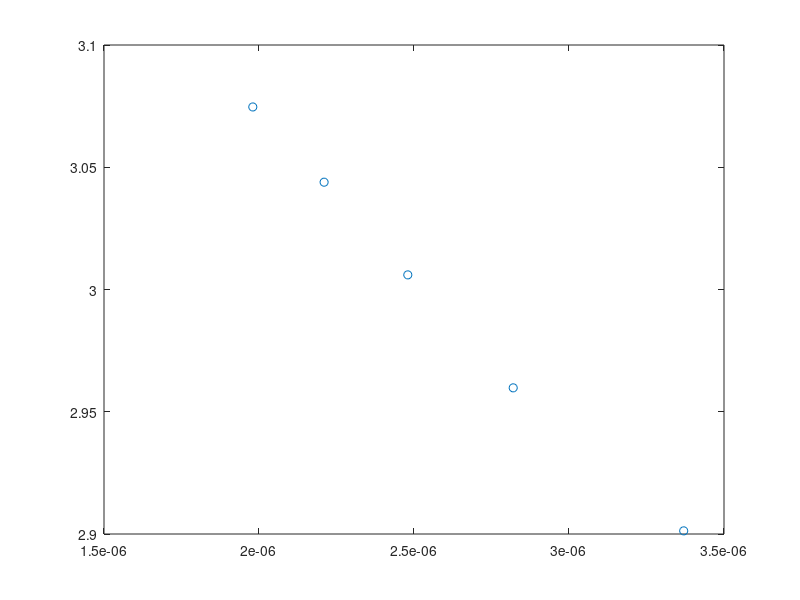

MATLAB code for this plot: (Note: this script raises an error after producing the figure.)
figure;
Lx = 16:8:40;
S = zeros(size(Lx));

D16=[8000,10000, 12000,14001,16000];
trunc_err16 = [3.37e-06,2.82e-06,2.48e-06, 2.21e-06,1.98e-06]; 
S16=[2.9012856,2.9597793, 3.0059837,3.0438886,3.0746601];
plot(trunc_err16, S16,'o');hold on;


selected_fit_data=1:4;
p = fit(trunc_err16(selected_fit_data)',S16(selected_fit_data)','poly2');
S(1)=p.p3;


D24=8000:2000:16000;
trunc_err24=[3.44e-06,2.86e-06,2.50e-06, 2.23e-06,2.01e-6];
S24=[2.9569130, 3.0166578, 3.0638561, 3.1037447,3.1373982];
plot(trunc_err24, S24,'o');hold on;

selected_fit_data=1:5;
p = fit(trunc_err24(selected_fit_data)',S24(selected_fit_data)','poly2');
S(2)=p.p3;



D32=[8000,9000, 10001,12000, 14000, 16000, 17000,18000];%bond dimension set
trunc_err32=[3.70e-06, 3.28e-06, 3.05e-06, 2.61e-06, 2.32e-06, 2.09e-06, 1.99e-06,1.88e-06];
S32=[2.9556568,2.9858359,3.0139436,3.0604568,3.0989104, 3.1351578,3.1496451,3.1629621];
plot(trunc_err32, S32,'o');hold on;

selected_fit_data=[3:6,7];
p = fit(trunc_err32(selected_fit_data)',S32(selected_fit_data)','poly2');
S(3)=p.p3;



D40=[8000,9000,10000,12000,13000, 14000,15000,16000,17000];%bond dimension set
trunc_err40=[3.47e-6,3.12e-6,2.88e-6,2.50e-06, 2.33e-06,2.20e-06,2.099e-6,1.99e-06, 1.92e-06];
S40=[2.9539752,2.9842074,3.0115933,3.0579595,3.0777987,3.0961124,3.1132416,3.1286635,3.1432339];
plot(trunc_err40, S40,'o');hold on;

selected_fit_data=[3,5:7];
p = fit(trunc_err40(selected_fit_data)',S40(selected_fit_data)','poly2');
S(4)=p.p3;




set(gca,'fontsize',24);
set(gca,'linewidth',1.5);
set(get(gca,'Children'),'linewidth',2); % Set line width 1.5 pounds
xlabel('$\varepsilon$','Interpreter','latex');
%ylabel('$|\langle\Delta_s^\dagger(x)\Delta_s(0)\rangle|$','Interpreter','latex');
ylabel('$S(L_x/2)$','Interpreter','latex');
set(get(gca,'XLabel'),'FontSize',24); 
set(get(gca,'YLabel'),'FontSize',24); 


figure;
plot(Lx(1:4),S(1:4),'o');hold on;


p = fit(log(Lx([1:4])'),S([1:4])','poly1');
fprintf('c=%.5f\n',p.p1*6);
x = Lx(1):0.5:Lx(end);
fl=plot(Lx,p.p1*log(Lx) + p.p2,'-.');
set(gca, 'XScale','log', 'YScale','linear');


set(gca,'linewidth',1.5);
set(get(gca,'Children'),'linewidth',2); % Set line width 1.5 pounds
xlabel('$L_x$','Interpreter','latex');
%ylabel('$|\langle\Delta_s^\dagger(x)\Delta_s(0)\rangle|$','Interpreter','latex');
ylabel('$S(L_x/2)$','Interpreter','latex');
set(get(gca,'XLabel'),'FontSize',24); 
set(get(gca,'YLabel'),'FontSize',24); 